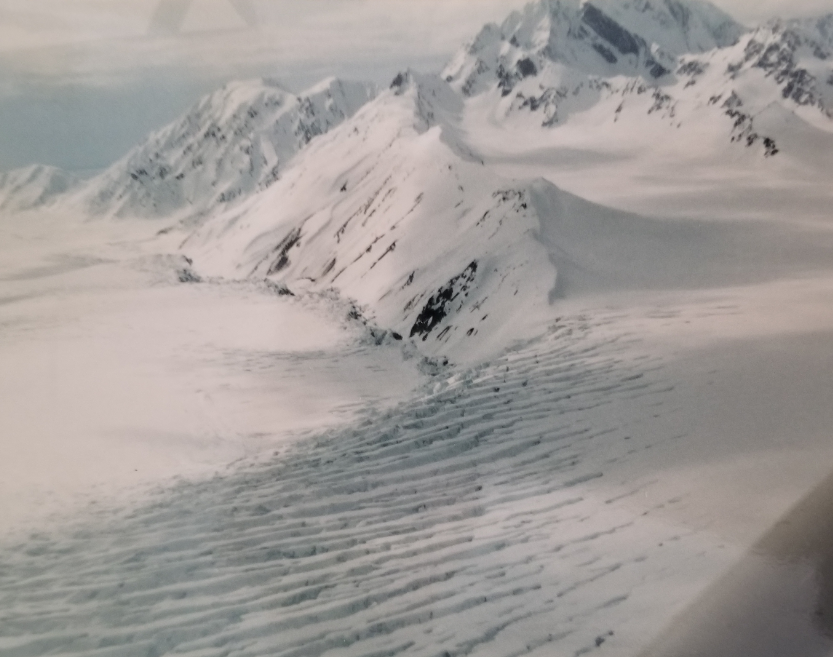
#> input picture images/misc/glacier.png, 833 x 657 px, found by its file name
$ jupyter execute 'Problems 7 Misc...ipynb'   (shell and % lines are left out)   (Python 2 division)   (older library calls are emulated)
#> lines starting #> are read from the running program, lines starting #| are printed output that depends on the picture
# ${\Large \infty}$ Open Problems

[cell 1]
from PIL import Image
Image.open("/home/nbuser/glacier.png").resize((500,400),Image.ANTIALIAS)

*naturally occurring mineral dihydrogen monoxide*

### Friendly introduction

Many of the problems given here are challenging for me (the author). I would give them at least three stars.
If something here looks strange or interesting or both: Ask the guides about it!

### Half of many dots

Suppose that an even number of dots are drawn on a flat piece of paper. Describe a method for drawing a
straight line that divides them into two equal groups.

### Tiles

Mark a rectangle on a piece of paper. If you had enough of these you could lay them flat against one another and
cover the plane without any gaps and without any overlaps, correct? 'This rectangle tiles the plane.' Experiment
with cutting a notch out of this rectangle and adding it back on the opposite side of the rectangle. Does this still
tile? How ridiculously complicated can you make such a shape that still tiles the plane?

### Pi pattern

From page 2 of the **Infinity** subject track:

Suppose you make up a one digit sequence. I just did this... mine is '7'. How many digits of $\pi$ would you expect it
will take before you find that sequence? How about a 2-digit sequence like '93'? How many digits of $\pi$ do you expect
to have to read through before finding $93$? How about a 3-digit sequence like $456$? How about a 9-digit sequence
like $123456789$? How many times do you expect to find this sequence in $pi$?

You can try out some searches on the second page of the **Infinity** track.

Suppose you make up a sequence that contains one million and two digits. How many times would you expect to find this
sequence in all of the digits of $\pi$?

### Fibonacci and other ratios

This problem is built into the **Fibonacci** subject track.
You may be familiar with the Fibonacci sequence of numbers. It begins with 0, 1 and the next number is always
the sum of the previous two; so it continues 0, 1, 1, 2, 3, 5, 8, 13, ...

Notice this goes on forever, always growing larger. Calculate ratios of consecutive numbers, for
example $2/1$, $3/2$, $5/3$, $8/5$ and so on. There are an infinite number of these ratios to calculate
as well. As you go further and further along the ratios get closer and closer to a limiting value.
Call this number $\phi$ (pronounced "Fie" so as to rhyme with "Pie"... although it is sometimes
also pronounced "Fee").

Determine $\phi$.

Determine the ratio if you begin with two other numbers instead of $0$ and $1$.

### Counter ants

Two ants are placed on a closed track: A loop that does not cross over itself. The track has some length $T$ and the
problem here is to determine $T$ based on the following:

- The first ant is placed somewhere on the track
- The second ant is placed precisely half way around the track
- The ants are placed facing opposite directions along the track
- Each ant travels at its own speed; which does not change
- The ants begin walking at the same moment
- After the first ant has walked 80 cm it meets the second ant
- They pass one another and continue around the track
- They meet a second time after the second ant has traveled 20 cm from their first meeting location.

What is $T$?

### Slicing a cube

This problem is also found on the *Start* page.

Suppose you have a cube 12 cm on a side and you wish to slice it into 27 equal smaller cubes.
You have a bandsaw that can make only straight cuts. Clearly you can do the job using six cuts:
Two in each plane of the cube (think of cutting up a Rubik's cube).

Is it possible by rearranging the pieces of the cube after each cut to reduce the number of
required cuts to less than 6?

[cell 2]
from PIL import Image
Image.open("/home/nbuser/cube_27.png").resize((300,270),Image.ANTIALIAS)
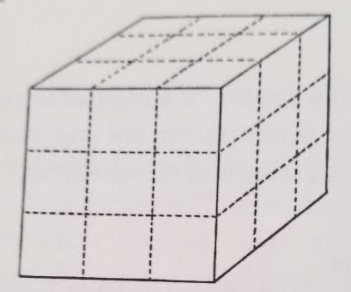
#> input picture Resources/A3_Images/Mathematics/Geometry/cube_27.png, 351 x 292 px, found by its file name
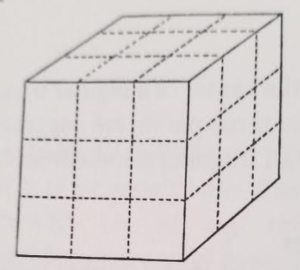
#> Out: PIL image 300x270 RGB; mean R, G, B 214, 208.3, 207.3

#### John Conway keeps you busy

- Read about John Horton Conway's game 'Life'.  Does Life always grow without bound? Does it *ever* grow without bound?
- Learn how to play the game of Sprouts

#### Genus of a graph

What is meant by the *genus* of a graph? Experiment with graphs drawn on a torus: Can you modify Euler's
formula for planar graphs so that it applies to graphs drawn on donuts?

#### Euler's series

From Euler's series for $e^x$ below calculate $e$ raised to these various powers ($x$): -2, -1, 0, 1, 2.

$$e^x\;=\;\sum_{i=0}^{\infty}\frac{x^i}{i!}=\frac{1}{1}+\frac{x}{1}+\frac{x^2}{2!}+\frac{x^3}{3!}+\cdots$$

### Regions in a circle

In this (famous) problem we follow a procedure using a circle and then ask 'how many regions are formed?' You
will get the sense of this from the following diagram.

[cell 3]
Image.open("/home/nbuser/graphs2_003_complete_graph_on_circle_region_counting.png")
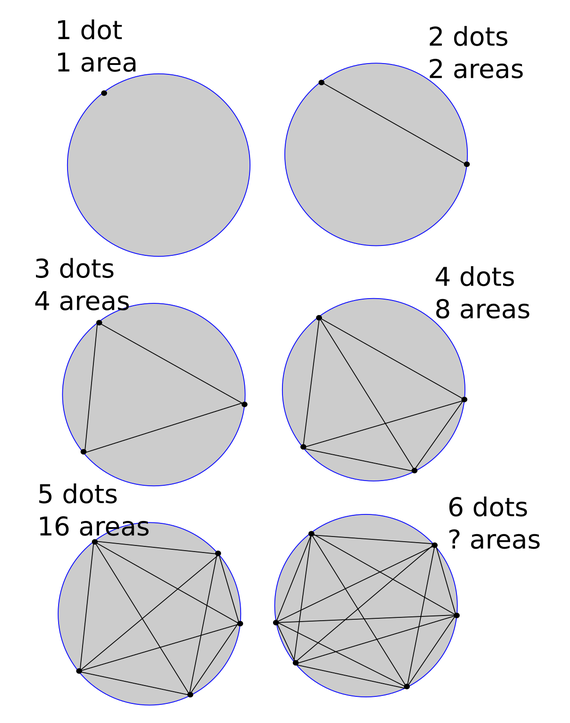
#> input picture images/graphs2_003_complete_graph_on_circle_region_counting.png, 570 x 723 px, found by its file name

As you can see we place some dots and connect them by lines. An important detail: The lines may intersect as they
cross the circle; but never more than two lines meet at one place. How many areas are created by 6 dots?
How many areas are created by $n$ dots?

#### Hints

The answer is not as simple as it might appear: The 'power of two' pattern does not hold up past 5 dots.
The graph inside the circle is called a complete graph. This problem involves counting so it falls under
the topic of combinatorics.

#### A note on difficulty

This problem is moderately difficult. There are many possible ways of solving it. More hints are available on
request!

#### Divisibility trick

Consider the following conversation between a person named Con (it might be short for 'Conway') and another person
named Bev.

Con: Here is a trick: Pick any three digit number and repeat it twice.

Bev: I pick '456' so I guess that is 456456.

Con: Very good! (thinks for a second) 456456 is divisible by 7!

Bev: (checks it: sure enough true) Hey nice trick. Let's do another one! I choose 392392.

Con: (thinks for 2 seconds) That is divisible by 13!

Bev: Nice. How about 501501?

Con: 501501 is divisble by both 7 and 11.

Bev: 218218...

Con: Divisible by 11 and 13.

Now each time Con responds faster and faster until he is taking no time at all. How does he do it?

The solution is given below after a couple of hints; so I suggest you give this problem a try before
looking at the hints; and if you are stuck look at them; and if you are still stuck then have a look
at the answer. This is the sort of problem that can be solved with a little thought and a little calculation.

### Divisibility trick hint

The way that the problem is phrased is misleading. It is intended to make you think that Con is doing
some clever calculation each time; but in fact he is only pretending to do a calculation. He is not.

### Divisibility trick second hint

The reason Con is not doing any calculation is because he thinks that *any* number constructed in this way is
divisible by 7, 11 and 13. He is just pretending to calculate divisibility and choosing divisors at whim from
among those three.

### Divisibility problem solution

Check the product of seven, eleven and thirteen. You will find it to be the key to the puzzle.

### A Related Problem Concerning 37

Suppose you take a number chosen at random like 789 and repeat that number a number of times in a row
(like six or seven) and then multiply that large number by 37:
$789789789789789789 \times 37$. What do we get as a result? Below I have done two
examples. Can you explain the curious repeated digits in the middle of these numbers?

[cell 4]
print 789789789789789*37

print 246246246246246246246246*37

#### A Hint on the 37 problem

Notice that above I have chosen two three-digit numbers (789 and 246) that are divisible by 3. Does this pattern
work if you choose a number *not* divisible by 3?

[cell 5]
print 568568568568568568568568*37

#### Triangle problem

We know the formula for the area of a triangle is

$$A = \frac{1}{2}\;b\;h$$

What if we have the lengths of two sides of a triangle $a$ and $b$ and the angle they form $\theta$? Is there
a way to produce the area of the triangle from these three numbers? Let's begin by supposing there is a
mystery number $m$ that depends in some way upon $\theta$ and then let us re-write the above formula by
adding in $m$ as a factor:

$$A = \frac{1}{2} \; b \; h \;m$$

Now for different values of $\theta$ we can make guesses about $m$ and that is one way towards the solution.
For example if $\theta=\frac{\pi}{2}$ then certainly $m=1$ and if $\theta=0$ or $\theta=\pi$ we know that
$m = 0$. That by itself is suggestive...

### $\star\star\;$ Fourth power

This requires a bit of algebra. Write the following polynomial as *something* raised to the fourth power.

$$\alpha^4 + 4\alpha^3\beta + 6\alpha^2\beta^2+4\alpha\beta^3+\beta^4$$

Now write down the first five rows of *Meru prastarah* which is also known as *Pascale's triangle*.
What do you notice about the last row?

#### Roots of negativity

Sometimes the best way to deal with negatives is to solve them (or at least multiply them together to make them
more positive!) This problem is a very very complicated and difficult hike... so please begin by putting on some
sturdy hiking boots and filling up your water bottle.

Suppose someone wrote down a sequence of equations like this:

$$x^0 + 1 = 0$$

$$x^1 + 1 = 0$$

$$x^2 + 1 = 0$$

$$x^3 + 1 = 0$$

$$x^4 + 1 = 0$$

$$x^5 + 1 = 0$$

$$x^6 + 1 = 0$$

$$x^6 + 1 = 0$$

$$x^8 + 1 = 0$$

And they turned to you and said: Find the pattern from each one to the next for what $x$ is.

That is the problem that is posed. Sometimes it is posed with a minus sign instead of the plus sign for example like this

$$x^5 - 1 = 0$$

but we will do the version with $+\;1$ as shown above.
Now suppose further that you looked at the second equation in this list and
said immediately *Well x to the one is just x so x must be negative one! (because $-1 + 1 = 0$)*.
You would be absolutely correct and you would be on your way; just solve the other 8 equations and
we feel certain that some sort of pattern will be apparent!

#### Solution Part 1

The first step in working on this problem is to use your imagination. Clearly since our equations have the number 1
in them as well as the number 0 we are talking about numbers. However we have learned that numbers are not necessarily
the real numbers we are familiar with. In fact if you look at the third equation

$$x^2+1=0$$

Notice that if $x$ is a real number then $x^2$ is a positive number unless $x=0$. If $x=0$ then $x^2=0$. So in both
cases when we add $1$ to this we will not get to zero. That is, $x^2+1$ is *never* zero if we use real numbers.
What other types of numbers do we know about that we could use to work on this problem?

#### Solution Part 2

Yes, you have guessed it!  We need to solve this problem on the complex plane. So now I will invite you to imagine an
extended metaphor called the Dance Party. Imagine you have entered a vast ballroom. On the
floor near the center is painted a dot, the origin. At a distance of one hopskip from that dot is drawn a circle.
(A hopskip is about 5 yards.) Since this is a radius of one it is of course a unit circle.
And then lastly at right angles through the dot are drawn two lines which are the real and the imaginary
coordinate axes, $\Re$ and $\Im$.

Now what happens? A girl comes into the room. She is carrying a guitar and wearing roller skates. She is wearing a
t-shirt upon which is written the expression $x^2+1$. She begins singing and playing the guitar. Both the singing and
the guitar are at a medium volume level as she stands in one location.

You walk over and start pushing her around the dance floor. She does not seem to mind but you notice that as
you move her the volume of both the guitar and the singing change. Furthermore sometimes the music is in a
major key and sometimes in a minor key. Finally you notice that whenever you roll her to some point on the
Real axis she stops playing the guitar entirely. It falls silent.

What is going on here?

#### Solution Part 3

The girl wearing the function t-shirt is a representation of that function. She is only one place at a time -- which
we refer to as $x$ -- but she can
be relocated to any other point on the complex plane; which would be a different $x$.
Wherever she is on the dance floor can be represented as a complex number
$x=(a, b)$. The number $a$ is the real coordinate of $x$. The number $b$ is the imaginary coordinate of $x$.
Notice that both $a$ and $b$ are themselves real numbers.
That is: The complex number $x$ is simply a pair of real numbers $a$ and $b$ written
as $(a, b)$.

Now at any given location (complex number) the function can be calculated. But this function of a complex number
is itself also a complex number that we will write $(s, g)$. The value of $s$ is represented by how loud the girl
is singing. The value of $g$ is how loud she is playing the guitar. Since both $s$ and $g$ are real numbers they
may be either positive or negative. When $s$ is positive she sings in a major key. When $s$ is negative she sings
in a minor key; and likewise with the guitar.

Now we have imagined a way of representing a complex-valued function on the complex plane. We can send this particular
girl out to switch t-shirts to one of the other functions.

Notice that when the girl crosses the real axis her guitar falls silent. Let's discuss why this happens. If the
guitar falls silent that means that the imaginary part of the function is zero. Suppose you push the girl onto
the real axis somewhere and then begin pushing her along the real axis. At each location she calculates $x^2+1$.
On the real axis the imaginary coordinate is zero; so the number looks like $(a, 0)$. When you square this
number you will get $(a^2, 0)$ which is also a real number with zero imaginary part. Since the guitar volume
is the imaginary number, and since that is zero, the guitar is silent.

Now we have discovered a set of locations (the real axis) where the imaginary part of the function is zero.
However what we are interested in is where the function goes entirely to zero, which is $(0, 0)$. That is,
when we have the equation $x^2+1=0$ we are saying 'the function $x^2 + 1$ falls to zero *somewhere*; and
where is that? Where does the girl stop playing the guitar *and* stop singing?

#### Solution Part 4

Since we know that the girl stops playing the guitar on the real axis: Perhaps we should look carefully along the
real axis to see if there are some places where she also stops singing. Then we will have some solutions.

At this point it would be a good idea to review what zero means. In real numbers zero is just $0$. It is the origin.
For complex numbers -- which are two real numbers -- zero is just what you would expect: $(0, 0)$. So for our
function $x^2+1$ to reach a value of zero both the real part and the imaginary part must be zero. We have already
shown that $x$ cannot be on the real axis because any real number squared plus one is greater than zero. Therefore
we must search off of the real axis for good values of $x$. Such good values when squared and added to $1$ are equal
to zero. Therefore when they are squared they must equal $-1$.

So in other words there is a complex number with a non-zero imaginary part that you can square to get $-1$. Then
you add $1$ and you arrive at zero = $0$ = $(0, 0)$ = (no singing, no guitar).

Of course you know that $x = i$ works; but let's write that in terms of coordinates.

$x = i = (0, 1) = e^{\;i \frac{\pi}{2}}$

#### Solution Part 5

Notice that we have jumped into the Distance-Angle representation
of complex numbers. In fact we have four differen ways to write
a complex number...

- as a point on a diagram
- as two coordinates $(a, b)$
- as the same two coordinates with an $i$: $a + ib$
- as a distance and an angle $re^{\;i\theta}$

The last representation has distance $r$ and angle $\theta$ where
the angle is measured in radians. This is the distance around the
unit circle so 180 *degrees* is $\pi$ radians.

The great advantage of using distance+angle to represent complex
numbers is that they are very easy to multiply. If you wish to
multiply two complex numbers you arrive at a third complex number
as follows:

$$re^{i\theta} \cdot se^{i\gamma} = r\cdot s \cdot e^{i(\theta+\gamma)}$$

That is you multiply the two distances and you add the two angles
to arrive at the product of the two complex numbers. Let's use this
rule to square a complex number since we are thinking about the
function $x^2+1$.

$$(re^{i\theta})^2=r\cdot r \cdot e^{i(\theta+\theta)}=r^2e^{i 2 \theta}$$

Now remember we are looking for where the guitar and the singing
both fall silent; and that happens where $x^2$ is equal to negative
one. Therefore let's set $x^2$ equal to $-1$... but let's write both
of them in distance-angle notation also.

$$r^2\cdot e^{i 2 \theta} = 1\cdot e^{i\pi}$$

So this means that $r^2=1$ and $\theta = \frac{\pi}{2}$. So we have
a solution for our quiet roller skater.

#### Fibonacci flip problem

This problem involves subscripts so before you begin practice writing
down some subscripts. Copy this next line... it doesn't mean anything
in particular but it has some subscripts.

$$q_a * r_b = s_c * \frac{T_1}{\alpha_{xyz}}$$

Ok now that you are good at writing subscripts: You know that the Fibonacci sequence starts with $0$ and $1$ and that
it generates new terms by a rule of adding:

$$1 = 0 + 1$$

$$2 = 1 + 1$$

$$3 = 2 + 1$$

$$5 = 3 + 2$$

... and so on. We give these Fibonacci numbers labels using a subscript:

$$f_0=0,\;f_1=1,\;f_2=1,\;f_3=2,\;f_4=3,\;f_5=5,\;f_6=8,\;...$$

That is we can now talk abstractly about Fibonacci numbers, for
example by using $f_n$ to mean "some Fibonacci number, it doesn't
matter for the moment which one, so we give it subscript $n$".

Fibonacci numbers generate new, bigger Fibonacci numbers using this
adding rule; which we could say goes in the positive direction.
Can you reverse the pattern and figure out how to go backwards?
In other words, is there an $f_{-1}$ and an $f_{-2}$
and so on? What are they?
What is the relationship between $f_n$ and $f_{-n}$?
Does it matter whether $n$ is even or odd?

#### Koch snowflake

The Koch snowflake is a mathematical construction similar in spirit to the Serpensky gasket described in Chapter 03.

The idea is to begin with an equilateral triangle and remove the middle third of each side and replace it with two line segments of the same length that go outward. (That is, they have the same length as the segment you just removed.)

You can see that after doing this once you will have produced a little figure made out of 12 segments. In the code
below the number_of_iterations is set equal to $1$ so you can run the cell and see this result.

You could repeat this procedure on each of these twelve segments to produce some smaller bumps. And you could repeat that again and again and again. Let's call these the *iterations* of the procedure. Each time you finish an iteration you have made each of the line segments of your figure a bit longer. You can change the $1$ and re-run the cell to
see this in action below.

By how much longer is the perimeter of iteration $n+1$ bigger than the perimeter of iteration $n$?

This Koch snowflake is mentioned in the Challenge Problems, chapter 07.

[cell 6]
number_of_iterations = 1

# make plots inline (so that they do not pop-out)

import numpy as np
import matplotlib.pyplot as plt

pi = np.pi
po3 = pi/3.0

# from two listy vectors return b - a
def vecSubtract(b, a):
    vx = b[0]-a[0]
    vy = b[1]-a[1]
    return [vx, vy]

# from v return v of unit length
def vecNorm(v):
    if v[0] == 0. and v[1] == 0.: return 0.
    mag = np.sqrt(v[0]*v[0] + v[1]*v[1])
    return [v[0]/mag, v[1]/mag]

# from v return scaled to length s
def vecScale(v, s):
    return [v[0]*s, v[1]*s]

def newAngleOne(v):
    thisAngle = np.arctan2(v[1], v[0])
    return thisAngle + po3

def newAngleTwo(v):
    thisAngle = np.arctan2(v[1], v[0])
    return thisAngle - 2.0*po3

def vecFromAngleAndLength(angle, length):
    return [length*np.cos(angle), length*np.sin(angle)]

fig, ax = plt.subplots(figsize=(12,10))
ax.axis('equal')

lower_limit_x = -0.4
upper_limit_x = 1.4
lower_limit_y = -0.5
upper_limit_y = 1.3
ax.set(xlim=(lower_limit_x, upper_limit_x), ylim=(lower_limit_y,upper_limit_y))
ax.set(xlabel='x axis', ylabel = 'y axis', title='bulc htam rehto')

r3 = np.sqrt(3.0)
r2 = np.sqrt(2.0)
p5 = 0.5
r3ot = p5*r3

# x is a list of segments
# x[0] is the first seg, x[0][0] is its first endpoint, x[0][0][0] is the x coord of that endpoint
x = [[[0.0, 0.0], [p5, r3ot]], [[p5, r3ot], [1.0, 0.0]], [[1.0, 0.0], [0.0, 0.0]]]

for n in range(number_of_iterations):
    for s in range(3*int(np.power(4, float(n)))):
        seglen = np.power(1.0/3.0, float(n+1))

        # first segment of four
        x0 = x[0][0] # a coordinate
        v1 = vecSubtract(x[0][1], x[0][0])
        v2 = vecNorm(v1)
        v3 = vecScale(v2, seglen)
        x1 = [x[0][0][0]+v3[0], x[0][0][1]+v3[1]]
        x.append([x0,x1])

        # second segment of four
        v4 = vecFromAngleAndLength(newAngleOne(v3), seglen)
        x0 = x1
        x1 = [x0[0]+v4[0], x0[1]+v4[1]]
        x.append([x0, x1])

        # third segment of four
        v5 = vecFromAngleAndLength(newAngleTwo(v4), seglen)
        x0 = x1
        x1 = [x0[0]+v5[0], x0[1]+v5[1]]
        x.append([x0,x1])

        # fourth segment of four
        v6 = vecFromAngleAndLength(newAngleOne(v5), seglen)
        x0 = x1
        x1 = [x0[0]+v6[0], x0[1]+v6[1]]
        x.append([x0,x1])

        del x[0]


for a in range(len(x)):
    ax.plot([x[a][0][0], x[a][1][0]], [x[a][0][1], x[a][1][1]], color='k')
    # ax.plot([x, x+dx, x+dx, x, x], [y, y, y+dy, y+dy, y], color='k')

plt.show()
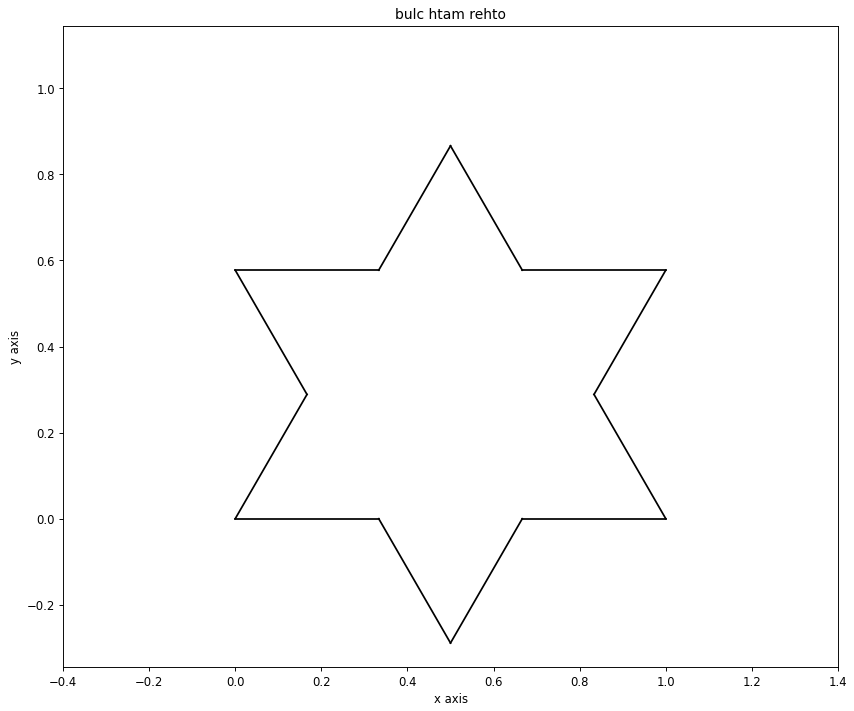
#> figure drawn by matplotlib, 1 panel
